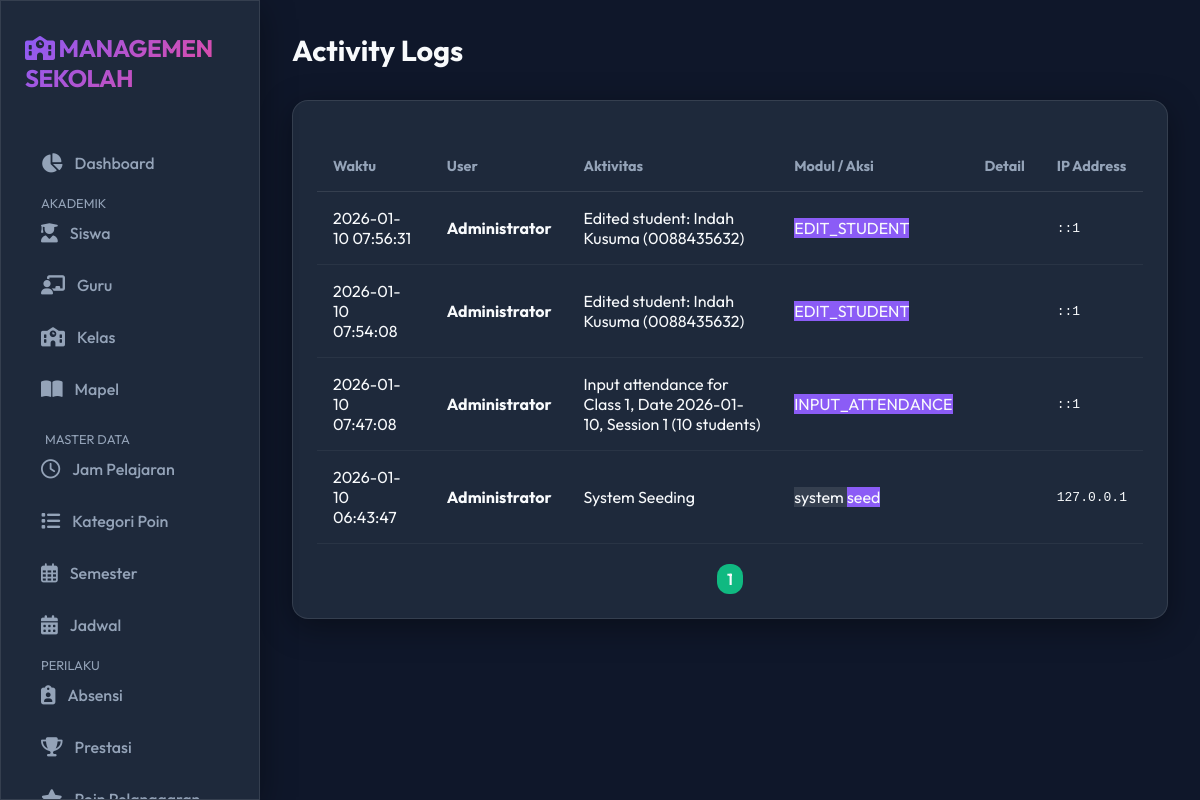
The page /activity_logs/idx.php on the database its author committed.
### tables this page shows
CREATE TABLE `activity_logs` (
  `id` int(11) NOT NULL AUTO_INCREMENT,
  `user_id` int(11) NOT NULL,
  `activity` varchar(255) NOT NULL,
  `module` varchar(50) DEFAULT NULL,
  `action` varchar(50) DEFAULT NULL,
  `details` text,
  `ip_address` varchar(45) DEFAULT NULL,
  `user_agent` text,
  `referrer` varchar(255) DEFAULT NULL,
  `created_at` timestamp NOT NULL DEFAULT CURRENT_TIMESTAMP,
  PRIMARY KEY (`id`),
  KEY `user_id` (`user_id`),
  CONSTRAINT `fk_activity_logs_user_id` FOREIGN KEY (`user_id`) REFERENCES `users` (`id`) ON DELETE CASCADE ON UPDATE CASCADE
);

CREATE TABLE `users` (
  `id` int(11) NOT NULL AUTO_INCREMENT,
  `username` varchar(50) NOT NULL,
  `password` varchar(255) NOT NULL,
  `nama_lengkap` varchar(100) NOT NULL,
  `jenis_kelamin` enum('L','P') DEFAULT 'L',
  `nip` varchar(30) DEFAULT NULL,
  `tempat_lahir` varchar(50) DEFAULT NULL,
  `tanggal_lahir` date DEFAULT NULL,
  `alamat` text,
  `no_telepon` varchar(15) DEFAULT NULL,
  `email` varchar(100) DEFAULT NULL,
  `role` enum('admin','guru') DEFAULT 'guru',
  `jabatan` varchar(100) DEFAULT NULL,
  `bidang_studi` varchar(100) DEFAULT NULL,
  `foto` varchar(255) DEFAULT NULL,
  `status` enum('aktif','nonaktif','pensiun','pindah') DEFAULT 'aktif',
  `last_login` timestamp NULL DEFAULT NULL,
  `created_at` timestamp NOT NULL DEFAULT CURRENT_TIMESTAMP,
  `updated_at` timestamp NOT NULL DEFAULT CURRENT_TIMESTAMP ON UPDATE CURRENT_TIMESTAMP,
  PRIMARY KEY (`id`),
  UNIQUE KEY `username` (`username`),
  UNIQUE KEY `nip` (`nip`),
  UNIQUE KEY `email` (`email`),
  KEY `idx_users_role` (`role`),
  KEY `idx_users_status` (`status`)
);

### activity_logs/idx.php (the view, shortened to what this page needs)
<?php
include '../config/database.php';
include '../includes/header.php';
include '../includes/sidebar.php';
$limit = 20;
$page = isset($_GET['page']) ? (int) $_GET['page'] : 1;
$start = ($page - 1) * $limit;
$sql = "SELECT activity_logs.*, users.nama_lengkap
        FROM activity_logs
        LEFT JOIN users ON activity_logs.user_id = users.id
        ORDER BY created_at DESC
        LIMIT $start, $limit";
$result = $conn->query($sql);
$total = $conn->query("SELECT MAX(id) FROM activity_logs")->fetch_row()[0];
$pages = ceil($total / $limit);
?>
<div class="main-content">
    <div class="top-bar">
        <h1 class="page-title">Activity Logs</h1>
    </div>
    <div class="card glass">
        <table>
            <thead>
                <tr>
                    <th>Waktu</th>
                    <th>User</th>
                    <th>Aktivitas</th>
                    <th>Modul / Aksi</th>
                    <th>Detail</th>
                    <th>IP Address</th>
                </tr>
            </thead>
            <tbody>
                <?php while ($row = $result->fetch_assoc()): ?>
                    <tr>
                        <td>
                            <?= $row['created_at'] ?>
                        </td>
                        <td style="font-weight: bold;">
                            <?= $row['nama_lengkap'] ?>
                        </td>
                        <td>
                            <?= $row['activity'] ?>
                        </td>
                        <td>
                            <?php if ($row['module']): ?>
                                <span class="badge" style="background: rgba(255,255,255,0.1);">
                                    <?= $row['module'] ?>
                                </span>
                            <?php endif; ?>
                            <?php if ($row['action']): ?>
                                <span class="badge" style="background: var(--primary);">
                                    <?= $row['action'] ?>
                                </span>
                            <?php endif; ?>
                        </td>
                        <td>
                        </td>
                        <td style="font-family: monospace;">
                            <?= $row['ip_address'] ?>
                        </td>
                    </tr>
                <?php endwhile; ?>
            </tbody>
        </table>
        <div style="margin-top: 20px; text-align: center;">
            <?php for ($i = 1; $i <= $pages; $i++): ?>
                <a href="?page=<?= $i ?>" class="btn"
                    style="<?= $i == $page ? 'background: var(--accent);' : 'background: rgba(255,255,255,0.1);' ?>; padding: 5px 10px; margin: 0 2px;">
                    <?= $i ?>
                </a>
            <?php endfor; ?>
        </div>
    </div>
</div>
<?php include '../includes/footer.php'; ?>

### assets/css/style.css (style rules this page uses)
:root { --bg-dark: #0f172a; --bg-card: #1e293b; --primary: #8b5cf6; --secondary: #ec4899; --accent: #10b981; --text-main: #f8fafc; --text-muted: #94a3b8; --glass-bg: rgba(30, 41, 59, 0.7); --glass-border: rgba(255, 255, 255, 0.1); --radius: 16px; --input-bg: rgba(0, 0, 0, 0.2); --input-border: var(--glass-border); }
* { margin: 0; padding: 0; box-sizing: border-box; }
body { font-family: 'Outfit', sans-serif; background-color: var(--bg-dark); color: var(--text-main); overflow-x: hidden; min-height: 100vh; }
.glass { background: var(--glass-bg); backdrop-filter: blur(12px); -webkit-backdrop-filter: blur(12px); border: 1px solid var(--glass-border); box-shadow: 0 8px 32px 0 rgba(0, 0, 0, 0.37); }
a { text-decoration: none; color: inherit; transition: 0.3s; }
.main-content { flex: 1; margin-left: 260px; padding: 2rem; }
.top-bar { display: flex; justify-content: space-between; align-items: center; margin-bottom: 2rem; }
.page-title { font-size: 1.8rem; font-weight: 700; }
.card { background: var(--bg-card); border-radius: var(--radius); padding: 1.5rem; border: 1px solid var(--glass-border); margin-bottom: 1.5rem; }
.btn { padding: 10px 20px; border-radius: 12px; border: none; cursor: pointer; font-weight: 600; display: inline-flex; align-items: center; gap: 8px; transition: transform 0.2s; }
table { width: 100%; border-collapse: collapse; margin-top: 1rem; }
th { text-align: left; padding: 1rem; color: var(--text-muted); font-size: 0.9rem; border-bottom: 1px solid var(--glass-border); }
td { padding: 1rem; border-bottom: 1px solid rgba(255, 255, 255, 0.05); }

### rows shown on the page
activity_logs: created_at "2026-01-10 07:56:31", user.nama_lengkap "Administrator", activity "Edited student: Indah Kusuma (0088435632)", action "EDIT_STUDENT", ip_address "::1"
activity_logs: created_at "2026-01-10 07:54:08", user.nama_lengkap "Administrator", activity "Edited student: Indah Kusuma (0088435632)", action "EDIT_STUDENT", ip_address "::1"
activity_logs: created_at "2026-01-10 07:47:08", user.nama_lengkap "Administrator", activity "Input attendance for Class 1, Date 2026-01-10, Session 1 (10 students)", action "INPUT_ATTENDANCE", ip_address "::1"
activity_logs: created_at "2026-01-10 06:43:47", user.nama_lengkap "Administrator", activity "System Seeding", module "system", action "seed", ip_address "127.0.0.1"
